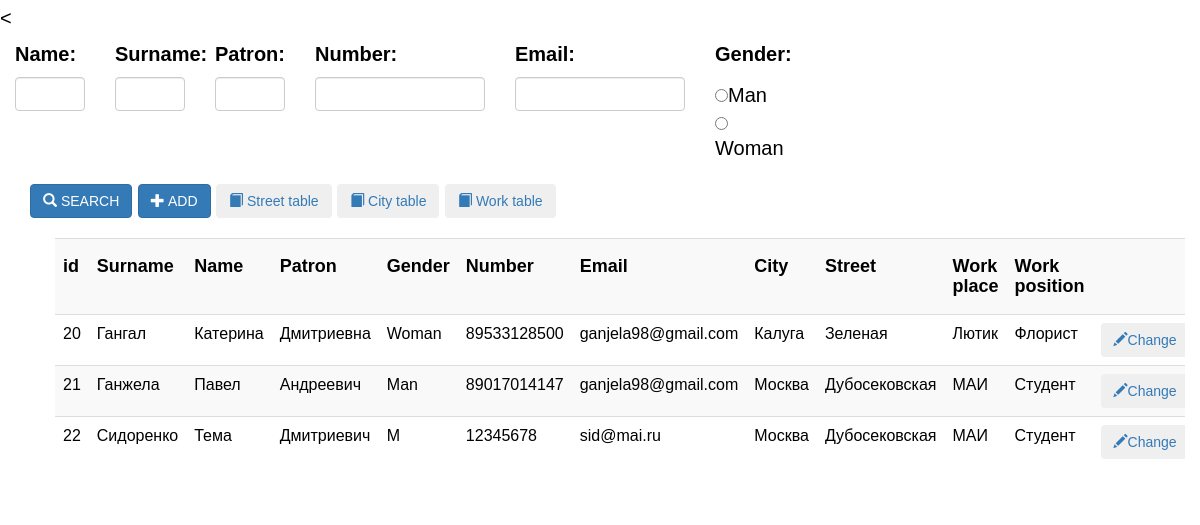
Before: /book/ with the older database file.
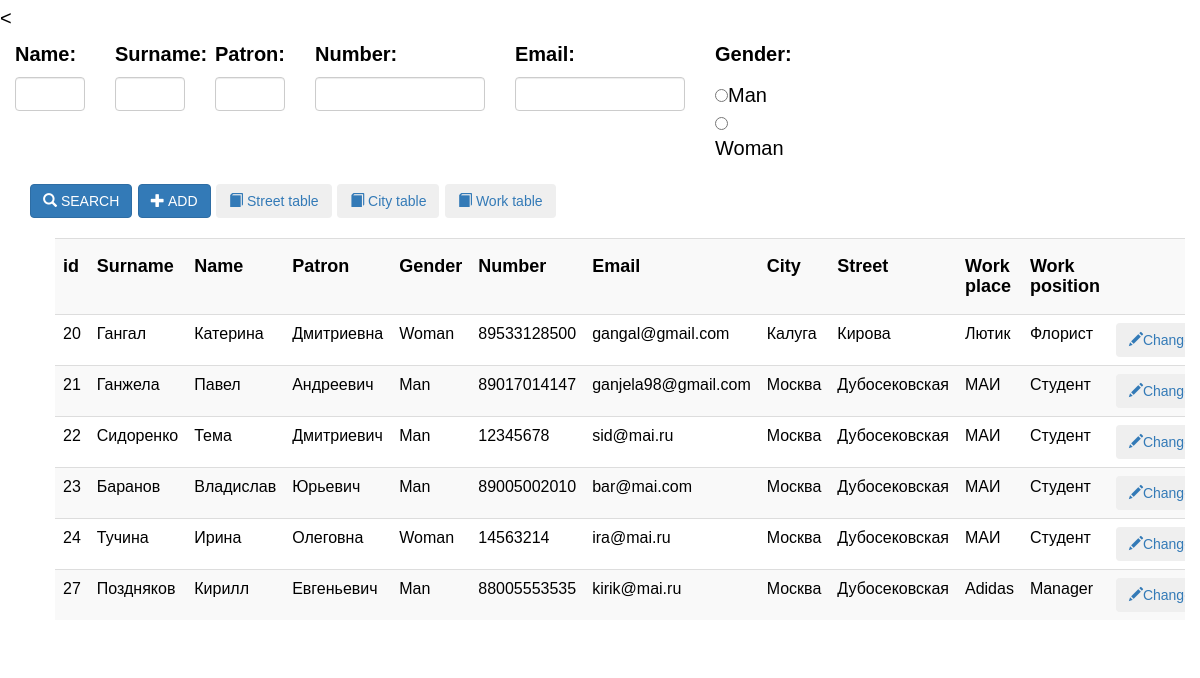
After: the same page with the newer database file.
### Book/models.py (models this page shows, shortened)
class User(models.Model):
    name = models.CharField(max_length=50)
    surname = models.CharField(max_length=50)
    patron = models.CharField(max_length=50)
    gender = models.CharField(max_length=50)
    number = models.CharField(max_length=50)
    email = models.EmailField(max_length=70)
    city = models.ForeignKey(City, on_delete=models.CASCADE)
    street = models.ForeignKey(Street, on_delete=models.CASCADE)
    work = models.ForeignKey(Work, on_delete=models.CASCADE)

class City(models.Model):
    city_name = models.CharField(max_length=50)
    def __str__(self):
        return self.city_name

class Street(models.Model):
    street_name = models.CharField(max_length=50)
    def __str__(self):
        return self.street_name

class Work(models.Model):
    place = models.CharField(max_length=50)
    position = models.CharField(max_length=50)

### Book/views.py (the view)
def index(request):
    user_list = User.objects.all()[:10]
    context = {'user_list': user_list}
    return render(request, 'Book/index.html', context)

### Book/templates/Book/index.html (shortened to what this page needs)
<head>
  <link rel="stylesheet" href="https://maxcdn.bootstrapcdn.com/bootstrap/3.3.7/css/bootstrap.min.css">
</head>
<body><
    <div class="container-fluid">
        <form action="/book/search/" method="post">
            <div class="form-group row">
                <div class="col-xs-1">
                    <label for="ex1">Name:</label>
                    <input class="form-control" type="text" name = "name">
                </div>
                <div class="col-xs-1">
                    <label for="ex2">Surname:</label>
                    <input class="form-control" type="text" name = "surname">
                </div>
                <div class="col-xs-1">
                    <label for="ex3">Patron:</label>
                    <input class="form-control" type="text" name = "patron">
                </div>
                <div class="col-xs-2">
                    <label for="ex2">Number:</label>
                    <input class="form-control" type="text" name = "number">
                </div>
                <div class="col-xs-2">
                    <label for="ex3">Email:</label>
                    <input class="form-control" type="email" name = "email">
                </div>
                <div class="col-xs-1">
                    <label for="ex1">Gender:</label><br>
                    <input  type="radio" name = "gender" value="M">Man<br>
                    <input type="radio" name = "gender" value="W">Woman
                    </div>
                </div>
                <div class="container-fluid">
                    <button class="btn btn-primary" type="submit"><span class="glyphicon glyphicon-search" aria-hidden="true"></span> SEARCH</button>
        </form>
        <a href ="/book/add_view/"><button type="button"
                    class="btn btn-primary"><span class="glyphicon glyphicon-plus" aria-hidden="true"></span> ADD</button></a>
        <a href ="/book/street/"><button type="button"
                    class="btn"><span class="glyphicon glyphicon-book" aria-hidden="true"></span> Street table</button></a>
        <a href ="/book/city/"><button type="button"
                    class="btn"><span class="glyphicon glyphicon-book" aria-hidden="true"></span> City table</button></a>
        <a href ="/book/work/"><button type="button"
                    class="btn"><span class="glyphicon glyphicon-book" aria-hidden="true"></span> Work table</button></a>
    </div>
{% if user_list %}
    <ul>
        <div class="table-responsive ">
            <table class="table table-striped">
                <tr>
                    <td><h4><strong>id</strong></h4></td>
                    <td> <h4><strong>Surname</strong></h4></td>
                    <td><h4><strong>Name</strong></h4></td>
                    <td><h4><strong>Patron</strong></h4></td>
                    <td><h4><strong>Gender</strong></h4></td>
                    <td><h4><strong>Number</strong></h4></td>
                    <td><h4><strong>Email</strong></h4></td>
                    <td><h4><strong>City</strong></h4></td>
                    <td><h4><strong>Street</strong></h4></td>
                    <td><h4><strong>Work place</strong></h4></td>
                    <td><h4><strong>Work position</strong></h4></td>
                    <td>&nbsp;</td>
                </tr>
            {% for user in user_list %}
                <tr>
                    <td>{{user.id}}</td>
                    <td>{{ user.surname }}</td>
                    <td>{{ user.name }}</td>
                    <td>{{ user.patron }}</td>
                    <td>{{ user.gender }}</td>
                    <td>{{ user.number }}</td>
                    <td>{{ user.email }}</td>
                    <td>{{user.city}}</td>
                    <td>{{user.street}}</td>
                    <td>{{user.work.place}}</td>
                    <td>{{user.work.position}}</td>
                    <td><a href ="/book/change_view/{{ user.id }}/"><button type="button"
                        class="btn btn-secondary"><span class="glyphicon glyphicon-pencil" aria-hidden="true"></span>Change</button></a></td>
                </tr>
            {% endfor %}
            </table>
        </div>
    </ul>
{% else %}
    <p>No user are available.</p>
{% endif %}
</body>

### Book/templates/Book/index.html (style rules this page uses)
body { font: 20px Montserrat, sans-serif; line-height: 1.8; color: black; }

Changed rows visible on the page:
changed User "Гангал": email "ganjela98@gmail.com" → "gangal@gmail.com"; street "Зеленая" → "Кирова"
changed User "Сидоренко": gender "M" → "Man"
added User: id "23", surname "Баранов", name "Владислав", patron "Юрьевич", gender "Man", number "89005002010", email "bar@mai.com", city "Москва", street "Дубосековская", work.place "МАИ", work.position "Студент"
added User: id "24", surname "Тучина", name "Ирина", patron "Олеговна", gender "Woman", number "14563214", email "ira@mai.ru", city "Москва", street "Дубосековская", work.place "МАИ", work.position "Студент"
added User: id "27", surname "Поздняков", name "Кирилл", patron "Евгеньевич", gender "Man", number "88005553535", email "kirik@mai.ru", city "Москва", street "Дубосековская", work.place "Adidas", work.position "Manager"
